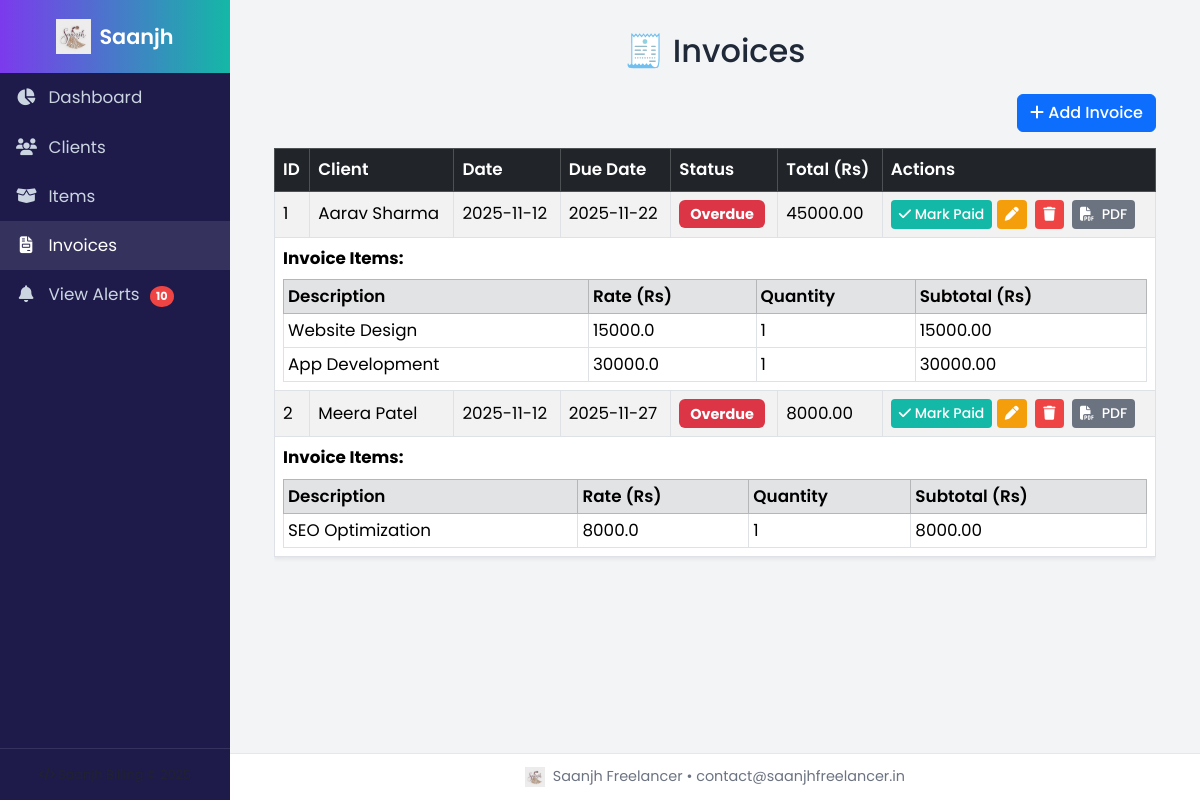
Page /invoices on the committed database.
### tables this page shows
CREATE TABLE invoices(
            id INTEGER PRIMARY KEY AUTOINCREMENT,
            client_id INTEGER,
            paid INTEGER DEFAULT 0,
            date TEXT,
            due_date TEXT,
            overdue_date TEXT,
            status TEXT DEFAULT 'Unpaid',
            FOREIGN KEY(client_id) REFERENCES clients(id)
        );

CREATE TABLE clients(
            id INTEGER PRIMARY KEY AUTOINCREMENT,
            name TEXT,
            email TEXT,
            company TEXT
        );

CREATE TABLE invoice_items(
            id INTEGER PRIMARY KEY AUTOINCREMENT,
            invoice_id INTEGER,
            item_id INTEGER,
            quantity INTEGER,
            FOREIGN KEY(invoice_id) REFERENCES invoices(id),
            FOREIGN KEY(item_id) REFERENCES items(id)
        );

CREATE TABLE items(
            id INTEGER PRIMARY KEY AUTOINCREMENT,
            description TEXT,
            rate REAL
        );

### app.py (the view)
@app.route('/invoices')
def invoices():
    conn = connect()
    invoices = conn.execute("""
        SELECT i.*, c.name AS client
        FROM invoices i
        JOIN clients c ON c.id = i.client_id
        ORDER BY i.date DESC
    """).fetchall()
    data = []
    for inv in invoices:
        items = conn.execute("""
            SELECT it.description, it.rate, ii.quantity, (it.rate * ii.quantity) AS subtotal
            FROM invoice_items ii
            JOIN items it ON it.id = ii.item_id
            WHERE ii.invoice_id=?
        """, (inv['id'],)).fetchall()
        total = sum(i['subtotal'] for i in items)
        inv_dict = dict(inv)
        if isinstance(inv_dict['date'], date):
            inv_dict['date'] = inv_dict['date'].isoformat()
        elif isinstance(inv_dict['date'], str):
            try:
                inv_dict['date'] = datetime.strptime(inv_dict['date'], "%Y-%m-%d").date().isoformat()
            except Exception:
                pass
        if isinstance(inv_dict['due_date'], date):
            inv_dict['due_date'] = inv_dict['due_date'].isoformat()
        elif isinstance(inv_dict['due_date'], str):
            try:
                inv_dict['due_date'] = datetime.strptime(inv_dict['due_date'], "%Y-%m-%d").date().isoformat()
            except Exception:
                pass
        data.append({
            'invoice': inv_dict,
            'items': items,
            'total': total
        })
    conn.close()
    today = date.today().isoformat()  # ✅ also a string
    return render_template("invoices.html", data=data, today=today)

### app.py (called while the page is built)
def connect():
    conn = sqlite3.connect(DB)
    conn.row_factory = sqlite3.Row
    return conn

### templates/invoices.html (shortened to what this page needs)
{% extends 'base.html' %}
{% block content %}
<div class="container">
  <h2 class="text-center mb-4">🧾 Invoices</h2>
  <div class="text-end mb-3">
    <a href="{{ url_for('add_invoice') }}" class="btn btn-primary">
      <i class="fa-solid fa-plus"></i> Add Invoice
    </a>
  </div>
  {% if data %}
  <div class="table-responsive">
    <table class="table table-bordered table-striped align-middle shadow-sm">
      <thead class="table-dark">
        <tr>
          <th>ID</th>
          <th>Client</th>
          <th>Date</th>
          <th>Due Date</th>
          <th>Status</th>
          <th>Total (Rs)</th>
          <th>Actions</th>
        </tr>
      </thead>
      <tbody>
        {% for row in data %}
        {% set inv = row.invoice %}
        {% set inv_due = inv['due_date'] %}
        <tr>
          <td>{{ inv['id'] }}</td>
          <td>{{ inv['client'] }}</td>
          <td>{{ inv['date'] }}</td>
          <td>{{ inv_due }}</td>
          <td>
            {% if inv['paid'] == 1 %}
              <span class="badge bg-success">Paid</span>
            {% elif inv_due < today|string %}
              <span class="badge bg-danger">Overdue</span>
            {% else %}
              <span class="badge bg-warning text-dark">Unpaid</span>
            {% endif %}
          </td>
          <td>{{ "%.2f"|format(row.total) }}</td>
          <td>
            {% if inv['paid'] == 0 %}
              <a href="{{ url_for('mark_paid', id=inv['id']) }}" class="btn btn-success btn-sm">
                <i class="fa-solid fa-check"></i> Mark Paid
              </a>
            {% else %}
              <a href="{{ url_for('mark_paid', id=inv['id']) }}" class="btn btn-outline-success btn-sm">
                <i class="fa-solid fa-rotate-left"></i> Mark Unpaid
              </a>
            {% endif %}
            <a href="{{ url_for('edit_invoice', id=inv['id']) }}" class="btn btn-warning btn-sm me-1">
              <i class="fa-solid fa-pen"></i>
            </a>
            <a href="{{ url_for('delete_invoice', id=inv['id']) }}"
               class="btn btn-danger btn-sm me-1"
               onclick="return confirm('Delete this invoice?');">
              <i class="fa-solid fa-trash"></i>
            </a>
            <a href="{{ url_for('invoice_pdf', id=inv['id']) }}"
   class="btn btn-sm btn-secondary"
   title="Download PDF Invoice">
   <i class="fas fa-file-pdf me-1"></i> PDF
</a>
          </td>
        </tr>
        <tr class="bg-light">
          <td colspan="7">
            <strong>Invoice Items:</strong>
            <table class="table table-sm table-bordered mt-2 mb-0">
              <thead class="table-secondary">
                <tr>
                  <th>Description</th>
                  <th>Rate (Rs)</th>
                  <th>Quantity</th>
                  <th>Subtotal (Rs)</th>
                </tr>
              </thead>
              <tbody>
                {% for item in row['items'] %}
                <tr>
                  <td>{{ item['description'] }}</td>
                  <td>{{ item['rate'] }}</td>
                  <td>{{ item['quantity'] }}</td>
                  <td>{{ "%.2f"|format(item['subtotal']) }}</td>
                </tr>
                {% endfor %}
              </tbody>
            </table>
          </td>
        </tr>
        {% endfor %}
      </tbody>
    </table>
  </div>
  {% else %}
  <div class="alert alert-info text-center mt-4">
    No invoices found yet.
  </div>
  {% endif %}
</div>
{% endblock %}

### templates/base.html (shortened to what this page needs)
<!doctype html>
<html lang="en">
<head>
  <link href="https://cdn.jsdelivr.net/npm/bootstrap@5.3.2/dist/css/bootstrap.min.css" rel="stylesheet">
  <link rel="stylesheet" href="https://cdnjs.cloudflare.com/ajax/libs/font-awesome/6.5.0/css/all.min.css">
  <link rel="stylesheet" href="{{ url_for('static', filename='style.css') }}">
</head>
<body>
  <nav class="sidebar">
    <div class="sidebar-header d-flex align-items-center justify-content-center">
      <img src="{{ url_for('static', filename='logo.png') }}" alt="Logo">
      <span>Saanjh</span>
    </div>
    <a href="{{ url_for('index') }}" class="{% if request.endpoint=='index' %}active{% endif %}">
      <i class="fa-solid fa-chart-pie me-2"></i> Dashboard
    </a>
    <a href="{{ url_for('clients') }}" class="{% if request.endpoint=='clients' %}active{% endif %}">
      <i class="fa-solid fa-users me-2"></i> Clients
    </a>
    <a href="{{ url_for('items') }}" class="{% if request.endpoint=='items' %}active{% endif %}">
      <i class="fa-solid fa-box-open me-2"></i> Items
    </a>
    <a href="{{ url_for('invoices') }}" class="{% if request.endpoint=='invoices' %}active{% endif %}">
      <i class="fa-solid fa-file-invoice me-2"></i> Invoices
    </a>
    <a href="{{ url_for('admin_alerts') }}" class="{% if request.endpoint=='view_alerts' %}active{% endif %}">
      <i class="fa-solid fa-bell me-2"></i> View Alerts
      <span id="alertCount" class="alert-badge" style="display:none;">0</span>
    </a>
    <div class="mt-auto text-center py-3 small text-muted" style="font-size:.8rem;border-top:1px solid rgba(255,255,255,0.1);">
      <i class="fa-solid fa-code"></i> Saanjh Billing © {{ date.year if date else '2025' }}
    </div>
  </nav>
  <main class="content">
    {% block content %}{% endblock %}
  </main>
  <footer>
    <img src="{{ url_for('static', filename='logo.png') }}" height="20" class="me-1">
    {{ config['BUSINESS_NAME'] }} • {{ config['BUSINESS_EMAIL'] }}
  </footer>
</body>
</html>

### static/style.css (style rules this page uses)
:root { --saanjh-purple: #7c3aed; --saanjh-teal: #14b8a6; --saanjh-bg: #f8fafc; --saanjh-text: #1f2937; }
body { font-family: 'Poppins', sans-serif; font-size: 1.05rem; background-color: var(--saanjh-bg); color: var(--saanjh-text); scroll-behavior: smooth; }
.btn { transition: all 0.25s ease; font-weight: 500; }
.btn-success { background-color: var(--saanjh-teal); border: none; }
.btn-warning { background-color: #f59e0b; border: none; color: white; }
.btn-danger { background-color: #ef4444; border: none; }
.btn-secondary { background-color: #6b7280; border: none; }
.table thead th { font-weight: 600; }
.badge { font-size: 0.9rem; padding: 0.5em 0.75em; border-radius: 6px; }
footer { background-color: #fff; font-size: 0.95rem; border-top: 1px solid #e5e7eb; padding: 1rem 0; }

### templates/base.html (style rules this page uses)
:root { --saanjh-purple:#7c3aed; --saanjh-teal:#14b8a6; --sidebar-bg:#1e1b4b; }
body { font-family:'Poppins',sans-serif; background:#f3f4f6; overflow-x:hidden; min-height:100vh; display:flex; }
.sidebar { width:230px; background:var(--sidebar-bg); color:white; flex-shrink:0; display:flex; flex-direction:column; height:100vh; position:fixed; }
.sidebar-header { padding:1.2rem 1rem; font-size:1.3rem; font-weight:600; text-align:center; background:linear-gradient(90deg,var(--saanjh-purple),var(--saanjh-teal)); }
.sidebar-header img { height:35px;margin-right:.5rem; }
.sidebar a { color:#cbd5e1;text-decoration:none;display:block; padding:.75rem 1rem;transition:.3s; }
.sidebar a:hover,.sidebar a.active { background:rgba(255,255,255,0.1);color:white; }
.sidebar a .fa-solid { width:20px;text-align:center; }
.content { margin-left:230px;padding:2rem;width:calc(100% - 230px); }
footer { background:#fff;border-top:1px solid #e5e7eb;font-size:.9rem; color:#6b7280;text-align:center;padding:.75rem; position:fixed;bottom:0;left:230px;width:calc(100% - 230px); }
.alert-badge { background:#ef4444; color:white; border-radius:50%; font-size:.7rem; font-weight:bold; padding:2px 6px; margin-left:6px; }

### rows in the picture
invoices: id "1", date "2025-11-12", paid 0 (drawn)
clients: client "Aarav Sharma"
invoice_items: description "Website Design", rate "15000.0", quantity "1", subtotal "15000.00"
invoice_items: description "App Development", rate "30000.0", quantity "1", subtotal "30000.00"
invoices: id "2", date "2025-11-12", paid 0 (drawn)
clients: client "Meera Patel"
invoice_items: description "SEO Optimization", rate "8000.0", quantity "1", subtotal "8000.00"

### other values in the picture
{{ inv_due }} "2025-11-22" "2025-11-27"
{{ "%.2f"|format(row.total) }} "45000.00" "8000.00"
{{ config['BUSINESS_NAME'] }} "Saanjh Freelancer"
{{ config['BUSINESS_EMAIL'] }} "contact@saanjhfreelancer.in"
